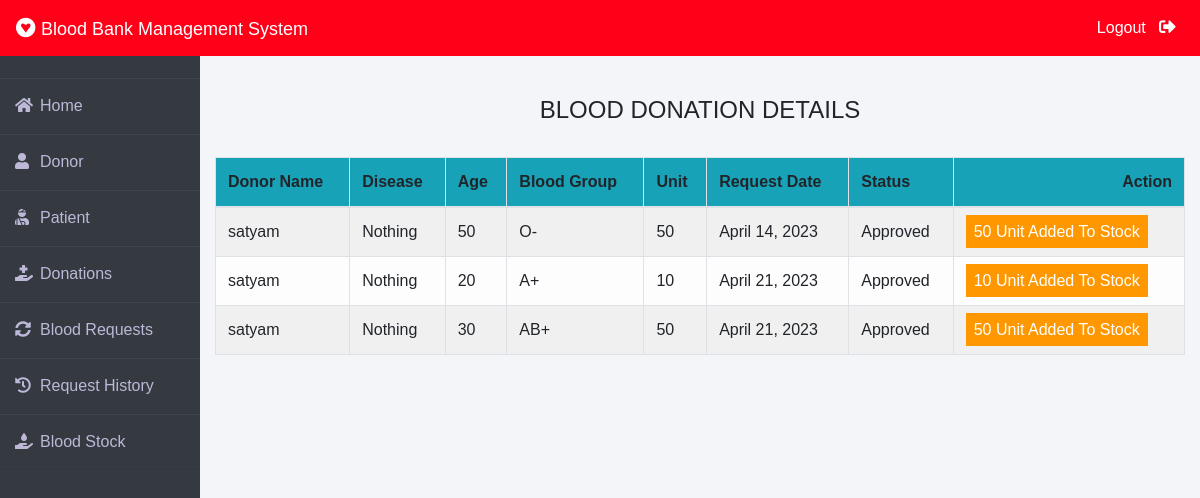
The app's page /admin-donation (signed in) with its own data.
### donor/models.py (models this page shows, shortened)
class BloodDonate(models.Model):
    donor=models.ForeignKey(Donor,on_delete=models.CASCADE)
    disease=models.CharField(max_length=100,default="Nothing")
    age=models.PositiveIntegerField()
    bloodgroup=models.CharField(max_length=10)
    unit=models.PositiveIntegerField(default=0)
    status=models.CharField(max_length=20,default="Pending")
    date=models.DateField(auto_now=True)

class Donor(models.Model):
    user=models.OneToOneField(User,on_delete=models.CASCADE)
    profile_pic= models.ImageField(upload_to='profile_pic/Donor/',null=True,blank=True)
    bloodgroup=models.CharField(max_length=10)
    address = models.CharField(max_length=40)
    mobile = models.CharField(max_length=20,null=False)
    def __str__(self):
        return self.user.first_name

### blood/views.py (the view)
# urls.py: path('admin-donation', views.admin_donation_view,name='admin-donation'),
@login_required(login_url='adminlogin')
def admin_donation_view(request):
    donations=dmodels.BloodDonate.objects.all()
    return render(request,'blood/admin_donation.html',{'donations':donations})

### templates/blood/admin_donation.html (shortened to what this page needs)
{% extends 'blood/adminbase.html' %}
{% block content %}
{% load widget_tweaks %}
{%load static%}
<head>
   </head>
<br><br>
<div class="container">
    <H4 class="text-center">BLOOD DONATION DETAILS</H4><br>
    <table class="table table-light table-hover table-bordered table-striped">
        <thead class="bg-info">
            <tr>
                <th scope="col">Donor Name</th>
                <th scope="col">Disease</th>
                <th scope="col">Age</th>
                <th scope="col">Blood Group</th>
                <th scope="col">Unit</th>
                <th scope="col">Request Date</th>
                <th scope="col">Status</th>
                <th class="text-right">Action</th>
            </tr>
        </thead>
        <tbody>
            {% for t in donations %}
            <tr>
                <td> {{t.donor}}</td>
                <td> {{t.disease}}</td>
                <td> {{t.age}}</td>
                <td>{{t.bloodgroup}}</td>
                <td>{{t.unit}}</td>
                <td>{{t.date}}</td>
                <td>{{t.status}}</td>
                {% if t.status == 'Pending' %}
                <td class="text-right">
                    <button class="btn btn-primary badge-pill" style="width: 100px;"><a  style="text-decoration: none;color: white;" href="{% url 'approve-donation' t.id  %}">APPROVE</a> </button>
                    <button class="btn btn-danger badge-pill" style="width: 80px;"><a  style="text-decoration: none;color: white;" href="{% url 'reject-donation' t.id  %}">REJECT</a> </button>
                </td>
                {% elif  t.status == 'Approved' %}
                <td><span class="label warning">{{t.unit}} Unit Added To Stock</span></td>
                {% else %}
                <td><span class="label danger">0 Unit Added To Stock</span></td>
                {% endif %}
            </tr>
            {% endfor %}
        </tbody>
    </table>
</div>
{% endblock content %}

### templates/blood/adminbase.html (style rules this page uses)
* { margin: 0; padding: 0; box-sizing: border-box; list-style: none; text-decoration: none; font-family: 'Josefin Sans', sans-serif; }
body { background-color: #f3f5f9; }

### templates/blood/admin_donation.html (style rules this page uses)
.label { color: white; padding: 8px; }
.warning { background-color: #ff9800; }

### records on screen
BloodDonate: donor "satyam", disease "Nothing", age "50", bloodgroup "O-", unit "50", date "April 14, 2023", status "Approved"
BloodDonate: donor "satyam", disease "Nothing", age "20", bloodgroup "A+", unit "10", date "April 21, 2023", status "Approved"
BloodDonate: donor "satyam", disease "Nothing", age "30", bloodgroup "AB+", unit "50", date "April 21, 2023", status "Approved"
